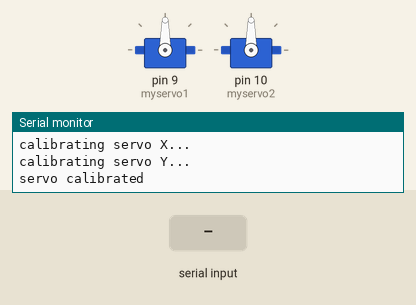
Simulated run of this sketch. Board: Arduino Uno, built with avr-gcc and run on an emulated ATmega328P. On the bench: 2 × servo, the last lines printed to the serial monitor. The inputs (shaded band) are chosen by the test bench.

Above: at 7.2 s.
7.3 s: "1" received over Serial
At 8.5 s:
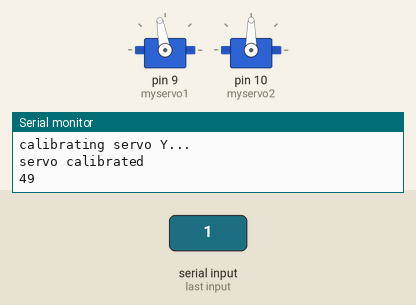
8.8 s: "3" received over Serial
At 9.8 s:
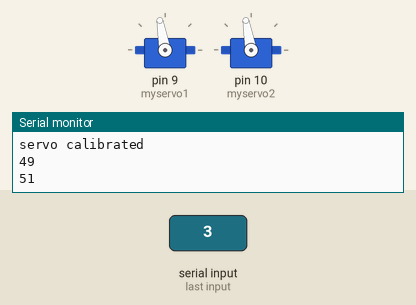
10.3 s: "2" received over Serial
At 10.9 s:
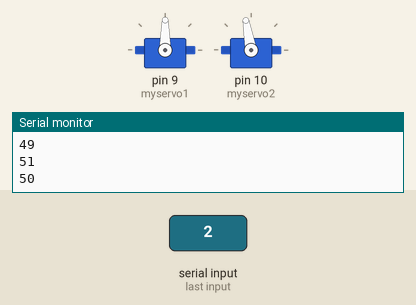
11.8 s: "4" received over Serial
At 13.2 s:
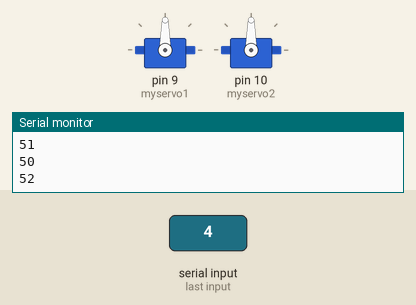
Timing chart, 0 to 14.3 s (numbered marks = the images above; inputs shaded):
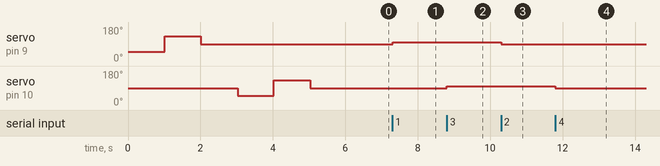

Measured:
- after the input at 7.3 s, servo on pin 9 (myservo1): 90° → 100° at once
- after the input at 8.8 s, servo on pin 10 (myservo2): 90° → 100° at once
- after the input at 10.3 s, servo on pin 9 (myservo1): 100° → 90° at once
- after the input at 11.8 s, servo on pin 10 (myservo2): 100° → 90° at once

The sketch:

Tracking.ino
```cpp
#include <Servo.h>
#include <SoftwareSerial.h>

Servo myservo1;
Servo myservo2;
int pos = 0;
int var1 = 90;
int var2 = 90;


void setup()

{

Serial.begin(9600);
while (!Serial);
myservo1.attach(9);
Serial.println("calibrating servo X...");
for(pos = 0; pos <= 180; pos += 1)
myservo1.write(50);
delay(1000);
myservo1.write(130);
delay(1000);
myservo1.write(var1);
delay(1000);
myservo2.attach(10);
Serial.println("calibrating servo Y...");
for(pos = 0; pos <= 180; pos += 1)
myservo2.write(50);
delay(1000);
myservo2.write(130);
delay(1000);
myservo2.write(var2);
delay(1000);
Serial.println("servo calibrated");
}

void loop() {

for(pos = 0; pos <= 180; pos += 1)
if (Serial.available())

{
  int state = Serial.read();
  Serial.println(state);
if (state == 49)
{
  if (var1 > 130)
  {
    Serial.println("objek diluar jangkauan");
  }
  else
  {
  var1 = (var1 + 10);
  myservo1.write(var1);
  }
}

if (state == 50)
{
  if (var1 < 50)
  {
    Serial.println("objek diluar jangkauan");
  }
  else
  {
  var1 = (var1 - 10);
  myservo1.write(var1);
  }
}
if (state == 51)
{
  if (var2 > 130)
  {
    Serial.println("objek diluar jangkauan");
  }
  else
  {
  var2 = (var2 + 10);
  myservo2.write(var2);
  }
}
if (state == 52)
{
  if (var2 < 50)
  {
    Serial.println("objek diluar jangkauan");
  }
  else
  {
  var2 = (var2 - 10);
  myservo2.write(var2);
  }
}
}
}
```
